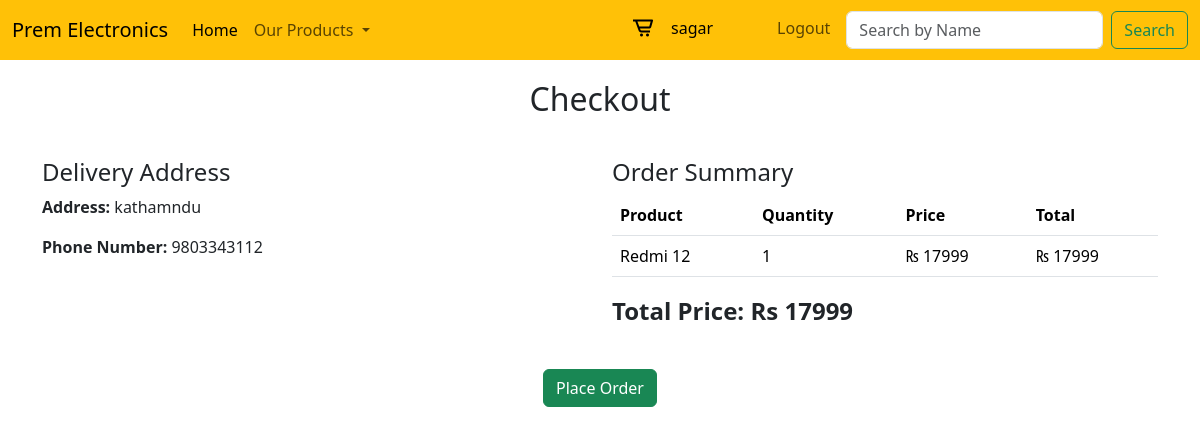
/checkout/ (signed in), run on the app's committed database.
### project_app/models.py (models this page shows, shortened)
class User(AbstractBaseUser, PermissionsMixin):
    username = models.CharField(max_length=200)
    email = models.EmailField(max_length=200, unique=True)
    user_address = models.CharField(max_length=200)
    user_phone = models.CharField(max_length=15)
    is_active = models.BooleanField(default=True)
    is_staff = models.BooleanField(default=False)
    is_superuser = models.BooleanField(default=False)
    objects = CustomUserManager()
    USERNAME_FIELD = 'email'
    REQUIRED_FIELDS = ['username']
    class Meta:
        verbose_name = 'User'
        verbose_name_plural = 'Users'

class CartItem(models.Model):
    cart = models.ForeignKey(Cart, on_delete=models.CASCADE)
    product = models.ForeignKey(Product, on_delete=models.CASCADE)
    quantity = models.PositiveIntegerField(default=1)
    user = models.ForeignKey(User, on_delete=models.CASCADE)

class Product(models.Model):
    product_name=models.CharField(max_length=200)
    product_price=models.IntegerField()
    product_discount=models.IntegerField()
    product_description=models.CharField(max_length=200)
    product_image=models.ImageField(upload_to="product")
    category = models.ForeignKey(Category, on_delete=models.CASCADE)

### project_app/views.py (the view)
# urls.py: path('checkout/',checkout, name='checkout'),
@login_required
def checkout(request):
    user = request.user  # Retrieve the current user from the request
    if request.method == 'POST':
        cart_items = CartItem.objects.filter(cart__user=user)
        total_price = sum(item.quantity * item.product.product_price for item in cart_items)
        order = Order.objects.create(user=user, total_price=total_price)
        order.items.add(*cart_items)
        cart_items.delete()
        messages.success(request, "Order placed successfully!")
        return redirect('thankyou')
    elif request.method == 'GET':
        address = user.user_address
        phone_number = user.user_phone
        cart_items = CartItem.objects.filter(cart__user=user)
        total_price = sum(item.quantity * item.product.product_price for item in cart_items)
        context = {
            'address': address,
            'phone_number': phone_number,
            'cart_items': cart_items,
            'total_price': total_price,
        }
        return render(request, 'checkout.html', context)

### project_app/templatetags/multiply.py (called while the page is built)
@register.filter
def multiply(value, arg):
    return value * arg

### templates/checkout.html (shortened to what this page needs)
{% extends "common_components.html" %}
{% block start %}
{% load multiply %}
<h2 style="margin-bottom: 40px; margin-top: 20px;" class="text-center">Checkout</h2>
<form method="POST" >
    <div class="container">
        <div class="row">
            <div class="col-md-6">
                <h4>Delivery Address</h4>
                <p><strong>Address:</strong> {{ address }}</p>
                <p><strong>Phone Number:</strong> {{ phone_number }}</p>
            </div>
            <div class="col-md-6">
                <h4>Order Summary</h4>
                <table class="table">
                    <thead>
                        <tr>
                            <th>Product</th>
                            <th>Quantity</th>
                            <th>Price</th>
                            <th>Total</th>
                        </tr>
                    </thead>
                    <tbody>
                        {% for item in cart_items %}
                            <tr>
                                <td>{{ item.product.product_name }}</td>
                                <td>{{ item.quantity }}</td>
                                <td>&#8360; {{ item.product.product_price }}</td>
                                <td>&#8360; {{ item.quantity|multiply:item.product.product_price }}</td>
                            </tr>
                        {% endfor %}
                    </tbody>
                </table>
                <p style="font-weight: bolder; font-size:x-large">Total Price: Rs {{ total_price }}</p>
            </div>
        </div>
        <div class="text-center mt-4">
            <button type="submit" class="btn btn-success">Place Order</button>
        </div>
    </div>
</form>
{% endblock %}

### templates/navbar.html (shortened to what this page needs)
<nav class="navbar navbar-expand-lg bg-warning">
    <div class="container-fluid ">
      <a class="navbar-brand" href="/">Prem Electronics</a>
      <div class="collapse navbar-collapse" id="navbarSupportedContent">
        <ul class="navbar-nav me-auto mb-2 mb-lg-0">
          <li class="nav-item">
            <a class="nav-link active" aria-current="page" href="/">Home</a>
          </li>
          <li class="nav-item dropdown">
            <a class="nav-link dropdown-toggle" href="#" role="button" data-bs-toggle="dropdown" aria-expanded="false">
              Our Products
            </a>
          </li>
        </ul>
        <ul class="navbar-nav ">
          <li class="nav-item ">
            <a href="/cart/" class="nav-link active" aria-current="page"> <i class='bx bx-cart-alt' style="font-size: 1.5em;" ></i> </a>
          </li>
          {% if request.user.is_authenticated and request.user.is_superuser%}
          <li class="nav-item  me-5">
            <a class="nav-link active" aria-current="page" href="/admin/">{{ request.user.username }}</a>
          </li>
          {% elif request.user.is_authenticated and not request.user.is_superuser%}
          <li class="nav-item  me-5">
            <a class="nav-link active" aria-current="page" href="/index/">{{ request.user.username }}</a>
          </li>
          <li class="nav-item  me-2">
            <a type="button" class="nav-link btn btn-outline-success" aria-current="page" href="/logout/">Logout</a>
          </li>
          {% endif %}
        </ul>
        <form class="d-flex" role="search">
          <input class="form-control me-2" type="search" name="search" placeholder="Search by Name" aria-label="Search">
          <button class="btn btn-outline-success" type="submit">Search </button>
        </form>
      </div>
    </div>
  </nav>

### data on the page
User: user.username "sagar", user_address "kathamndu", user_phone "9803343112"
CartItem: product.product_name "Redmi 12", quantity "1", product.product_price "17999", quantity|multiply "17999"

### other printed values
{{ total_price }} "17999"
